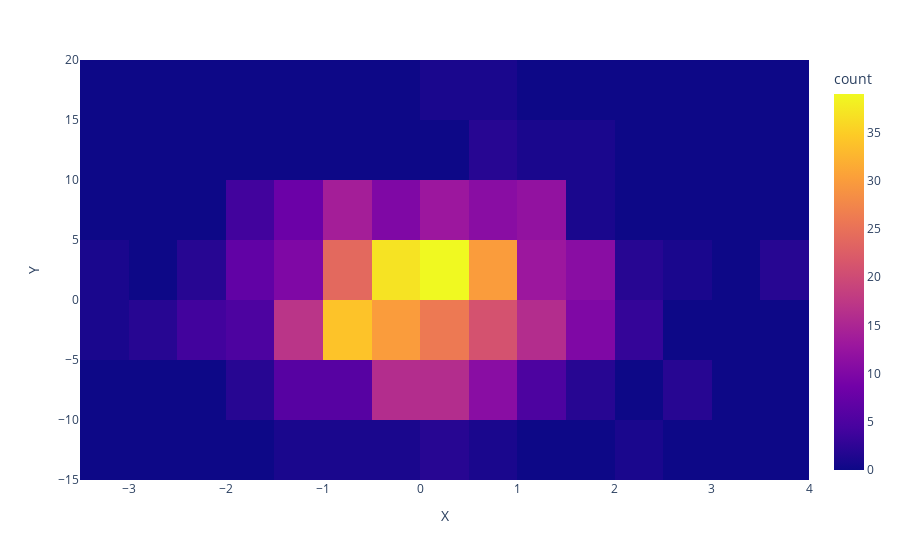

Notebook cell for this chart:
### Markdown cell above
- [Plotly](https://plotly.com/python/) is large multi-language  interactive graphing library that covers Python/Julia/R. 

- [Plotly-express](https://plotly.com/python-api-reference/plotly.express.html) is a high level library for quick visualizations whihc is similiar to seaborn vs matploltib in its philosophy

### Code cell
import plotly.express as px

df = pd.DataFrame({ 'X':    1*np.random.randn(500), 
                    'Y':    5*np.random.randn(500), 
                    'Z':    np.cos(np.random.randn(500)),
                    'time':  np.arange(500)
                  })

fig = px.scatter_3d(df, x='X', y='Y', z='Z')

### Try these other options 

#px.density_heatmap(df, x='X', y='Y')
#px.line(df, x='X', y='Y')
#px.scatter(df, x='X', y='Y')
#px.area(df, x='X', y='Y')
#px.histogram(df, x="X")

fig.show()

### Figure 1 — Plotly figure (JSON) as saved in the notebook; plotly's stock layout.template omitted (floating-point values rounded to 4 significant figures; data arrays with more than 128 entries replaced by an {"elided": "..."} marker saying what was removed)
{"data": [{"coloraxis": "coloraxis", "hovertemplate": "X=%{x}<br>Y=%{y}<br>count=%{z}<extra></extra>", "name": "", "type": "histogram2d", "x": {"elided": "500 float values"}, "xaxis": "x", "xbingroup": "x", "y": {"elided": "500 float values"}, "yaxis": "y", "ybingroup": "y"}], "layout": {"autosize": true, "coloraxis": {"colorbar": {"title": {"text": "count"}}, "colorscale": [[0, "#0d0887"], [0.1111, "#46039f"], [0.2222, "#7201a8"], [0.3333, "#9c179e"], [0.4444, "#bd3786"], [0.5556, "#d8576b"], [0.6667, "#ed7953"], [0.7778, "#fb9f3a"], [0.8889, "#fdca26"], [1, "#f0f921"]]}, "legend": {"tracegroupgap": 0}, "margin": {"t": 60}, "xaxis": {"anchor": "y", "autorange": true, "domain": [0, 1], "range": [-3.5, 4], "title": {"text": "X"}, "type": "linear"}, "yaxis": {"anchor": "x", "autorange": true, "domain": [0, 1], "range": [-15, 20], "title": {"text": "Y"}, "type": "linear"}}}
